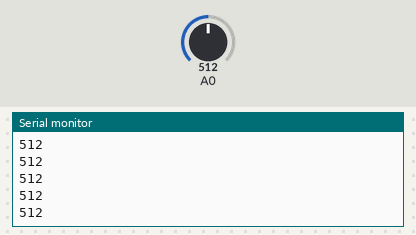
Recording of a sketch running on a simulated Arduino Uno, built with avr-gcc and run on an emulated ATmega328P. Parts: the last lines printed to the serial monitor. The test bench sets the inputs (shaded band); at power-on: A0 = 512.

Above: at 3.2 s.
3.3 s: A0 set to 716
At 4.1 s:
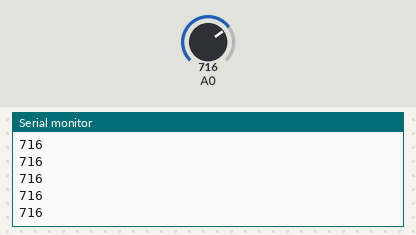
4.8 s: A0 set to 900
At 5.7 s:
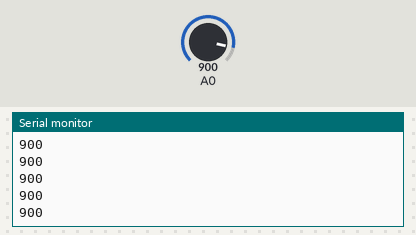
Timing chart, 0 to 7.8 s (numbered marks = the images above; inputs shaded):
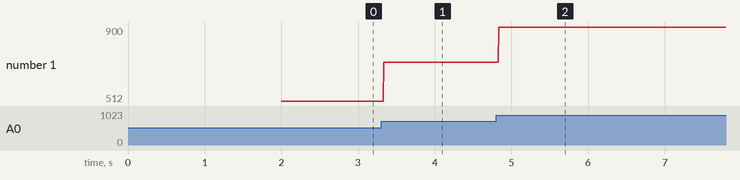

Measured:
- after the input at 3.3 s, the serial monitor: prints a new line at once (image 1)
- after the input at 4.8 s, the serial monitor: prints a new line at once (image 2)
- plotted number 1: 512 → 716 after the input at 3.3 s, 716 → 900 after the input at 4.8 s

The sketch:

HeartSensor.pde
```cpp
void setup(){
  Serial.begin(19200);
  delay(2000);
}

boolean basso=false;
unsigned long start;
int pulso=1;
void loop(){
  int a=analogRead(0);
  //if (a!=0)
  Serial.println(a);
/*
  if (a < 512 && !basso){
    basso=true;
  }
  if (a > 521 && basso){
    basso=false;
    Serial.print(pulso);
    Serial.println("pulso");
    pulso++;
  }
*/
/*
  int b=analogRead(1);
  if (b!=0){
    Serial.print("b:");
    Serial.println(b);
  }
  */
  /*
  if (a>200){
    if (!conta){
      conta=true;
      start = micros();
    }
  }else{
    if (conta){
      conta=false;
      unsigned long d = micros()-start;
      Serial.println("INFO:");
      Serial.println(d);
      Serial.println( (d/2)/1000 );
      Serial.println();
    }
  }
  /*
  unsigned long d = pulseIn(A0, HIGH, 2000000L);
  Serial.println(d);
  Serial.println( (d/2)/1000 );
  Serial.println();
  /*
  int a=analogRead(0);


  if (a!=0){
    Serial.print( a );
    Serial.print("\n");
    zero=true;
  }else{
    if (zero){
      Serial.println("0");
      zero=false;
    }
  }

  //int b=analogRead(1);

//  Serial.print( b );
//  Serial.print("\n");
*/
}
```
